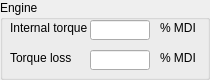
    <widget class="QGroupBox" name="groupBoxEngine" >
     <property name="geometry" >
      <rect>
       <x>370</x>
       <y>180</y>
       <width>210</width>
       <height>80</height>
      </rect>
     </property>
     <property name="title" >
      <string>Engine</string>
     </property>
     <widget class="QLabel" name="label_44" >
      <property name="geometry" >
       <rect>
        <x>10</x>
        <y>20</y>
        <width>90</width>
        <height>16</height>
       </rect>
      </property>
      <property name="text" >
       <string>Internal torque</string>
      </property>
     </widget>
     <widget class="QLineEdit" name="IntTorque" >
      <property name="geometry" >
       <rect>
        <x>90</x>
        <y>20</y>
        <width>60</width>
        <height>20</height>
       </rect>
      </property>
      <property name="readOnly" >
       <bool>true</bool>
      </property>
     </widget>
     <widget class="QLabel" name="label_45" >
      <property name="geometry" >
       <rect>
        <x>160</x>
        <y>20</y>
        <width>40</width>
        <height>16</height>
       </rect>
      </property>
      <property name="text" >
       <string>% MDI</string>
      </property>
     </widget>
     <widget class="QLabel" name="label_46" >
      <property name="geometry" >
       <rect>
        <x>10</x>
        <y>50</y>
        <width>80</width>
        <height>16</height>
       </rect>
      </property>
      <property name="text" >
       <string>Torque loss</string>
      </property>
     </widget>
     <widget class="QLineEdit" name="TorqueLoss" >
      <property name="geometry" >
       <rect>
        <x>90</x>
        <y>50</y>
        <width>60</width>
        <height>20</height>
       </rect>
      </property>
      <property name="readOnly" >
       <bool>true</bool>
      </property>
     </widget>
     <widget class="QLabel" name="label_47" >
      <property name="geometry" >
       <rect>
        <x>160</x>
        <y>50</y>
        <width>40</width>
        <height>16</height>
       </rect>
      </property>
      <property name="text" >
       <string>% MDI</string>
      </property>
     </widget>
    </widget>
